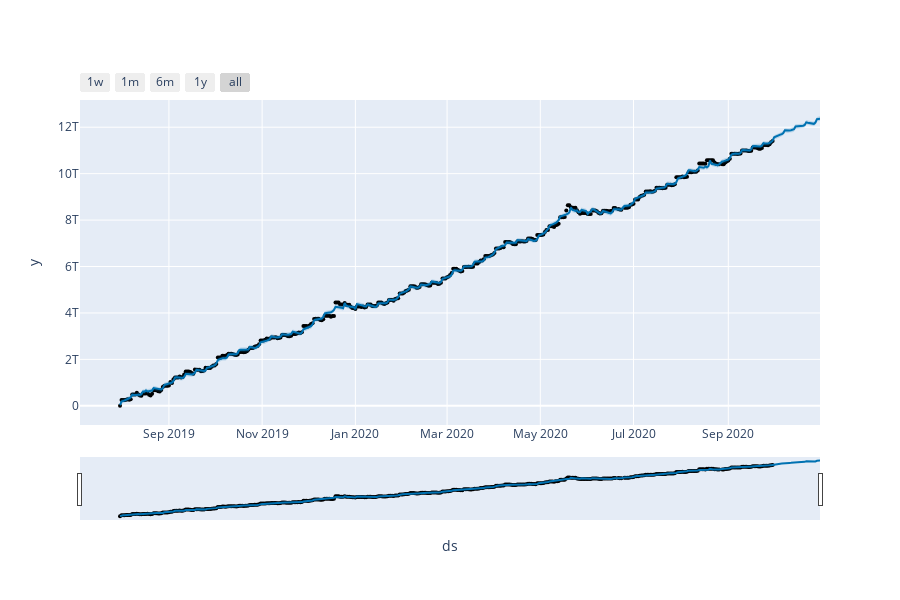

The notebook cell this image was saved under:
### Code cell
#Visualize Result
plot_plotly(model_best_kantor, forecast_ekantor_best)

### Figure 1 — Plotly figure (JSON) as saved in the notebook; plotly's stock layout.template omitted (floating-point values rounded to 4 significant figures; data arrays with more than 128 entries replaced by an {"elided": "..."} marker saying what was removed)
{"data": [{"marker": {"color": "black", "size": 4}, "mode": "markers", "name": "Actual", "type": "scatter", "x": {"elided": "425 str values"}, "y": {"elided": "425 float values"}}, {"hoverinfo": "skip", "line": {"width": 0}, "mode": "lines", "type": "scatter", "x": {"elided": "456 str values"}, "y": {"elided": "456 float values"}}, {"fill": "tonexty", "fillcolor": "rgba(0, 114, 178, 0.2)", "line": {"color": "#0072B2", "width": 2}, "mode": "lines", "name": "Predicted", "type": "scatter", "x": {"elided": "456 str values"}, "y": {"elided": "456 float values"}}, {"fill": "tonexty", "fillcolor": "rgba(0, 114, 178, 0.2)", "hoverinfo": "skip", "line": {"width": 0}, "mode": "lines", "type": "scatter", "x": {"elided": "456 str values"}, "y": {"elided": "456 float values"}}], "layout": {"height": 600, "showlegend": false, "width": 900, "xaxis": {"rangeselector": {"buttons": [{"count": 7, "label": "1w", "step": "day", "stepmode": "backward"}, {"count": 1, "label": "1m", "step": "month", "stepmode": "backward"}, {"count": 6, "label": "6m", "step": "month", "stepmode": "backward"}, {"count": 1, "label": "1y", "step": "year", "stepmode": "backward"}, {"step": "all"}]}, "rangeslider": {"visible": true}, "title": {"text": "ds"}, "type": "date"}, "yaxis": {"title": {"text": "y"}}}}
